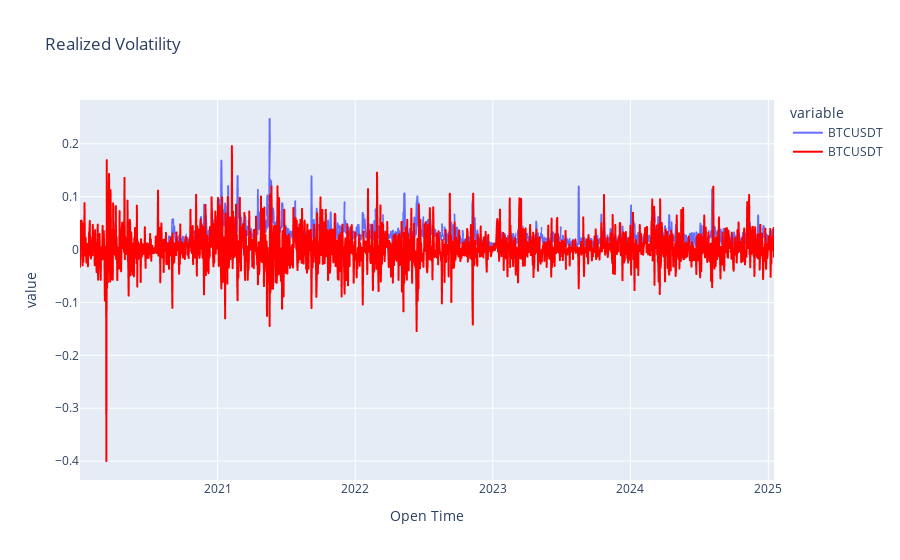

Write notebook code for a chart like this one.
### Code cell
# plot the realized volatility vs pct_change (rtn) for BTCUSDT
# BTCUSDT should be transformed from 5min to daily
pd.options.plotting.backend = "plotly"


btc_rtn_daily = crypto_data['BTCUSDT'].resample('D').last().pct_change().dropna()
fig = rv5_sqrt['BTCUSDT'].plot(title='Realized Volatility' )

fig.add_trace(btc_rtn_daily.plot(title='Returns').data[0])


# change the color of the second trace to red
fig.data[1].line.color = 'red'
fig.show()

### Figure 1 — Plotly figure (JSON) as saved in the notebook; plotly's stock layout.template omitted (floating-point values rounded to 4 significant figures; data arrays with more than 128 entries replaced by an {"elided": "..."} marker saying what was removed)
{"data": [{"hovertemplate": "variable=BTCUSDT<br>Open Time=%{x}<br>value=%{y}<extra></extra>", "legendgroup": "BTCUSDT", "line": {"color": "#636efa", "dash": "solid"}, "marker": {"symbol": "circle"}, "mode": "lines", "name": "BTCUSDT", "showlegend": true, "type": "scattergl", "x": {"elided": "1609 str values"}, "xaxis": "x", "y": {"elided": "1609 float values"}, "yaxis": "y"}, {"hovertemplate": "variable=BTCUSDT<br>Open Time=%{x}<br>value=%{y}<extra></extra>", "legendgroup": "BTCUSDT", "line": {"color": "red", "dash": "solid"}, "marker": {"symbol": "circle"}, "mode": "lines", "name": "BTCUSDT", "showlegend": true, "type": "scattergl", "x": {"elided": "1842 str values"}, "xaxis": "x", "y": {"elided": "1842 float values"}, "yaxis": "y"}], "layout": {"legend": {"title": {"text": "variable"}, "tracegroupgap": 0}, "title": {"text": "Realized Volatility"}, "xaxis": {"anchor": "y", "domain": [0, 1], "title": {"text": "Open Time"}}, "yaxis": {"anchor": "x", "domain": [0, 1], "title": {"text": "value"}}}}
